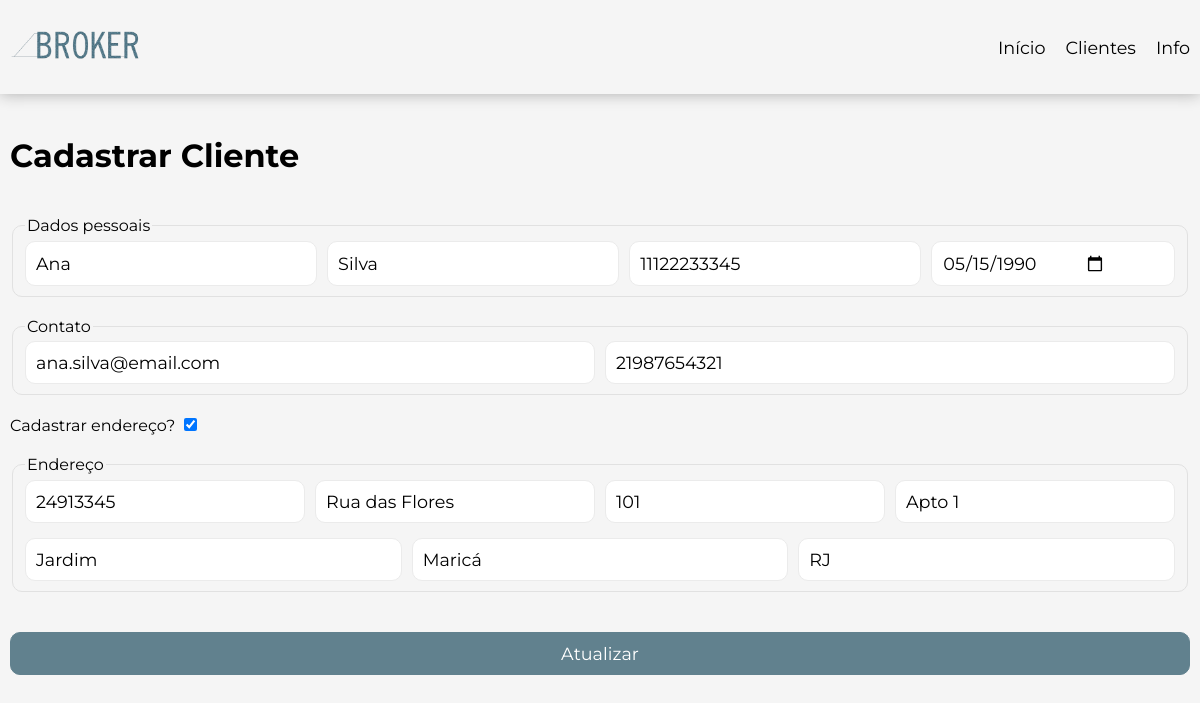
/clientes/detalhar?id=1, run on the app's committed database.
### tables this page shows
CREATE TABLE IF NOT EXISTS addresses (
    id INT AUTO_INCREMENT NOT NULL,
    id_customer INT NOT NULL,
    street VARCHAR(100) NOT NULL,
    number INT NOT NULL,
    complement VARCHAR(10),
    neighborhood VARCHAR(100) NOT NULL,
    city VARCHAR(100) NOT NULL,
    state CHAR(2) NOT NULL,
    cep VARCHAR(8) NOT NULL,
    active BOOLEAN NOT NULL DEFAULT TRUE,
    created_at TIMESTAMP NOT NULL,
    modified_at TIMESTAMP NULL,
    deleted_at TIMESTAMP NULL,
    PRIMARY KEY(id),
    
    FOREIGN KEY(id_customer) 
    REFERENCES customers(id)
    ON DELETE CASCADE
);

CREATE TABLE IF NOT EXISTS customers (
    id INT AUTO_INCREMENT NOT NULL,
    first_name VARCHAR(40) NOT NULL,
    last_name VARCHAR(40) NOT NULL,
    cpf VARCHAR(11) UNIQUE,
    birth_date DATE,
    cellphone VARCHAR(15),
    email varchar(254) UNIQUE,
    active BOOLEAN NOT NULL DEFAULT TRUE,
    created_at TIMESTAMP NOT NULL,
    modified_at TIMESTAMP NULL,
    deleted_at TIMESTAMP NULL,
    PRIMARY KEY(id)
);

### App/Controller/CustomerController.php (called while the page is built, shortened)
<?php
final class CustomerController {
    private readonly CustomerUsecase $usecase;
    public function __construct(CustomerUsecase $usecase) {
        $this->usecase = $usecase;
    }
    final public function detail(): void {
        if (isset($_GET['id'])) {
            $customer = $this->usecase->getById((int) $_GET['id']);
        }
        require_once VIEW . 'pages/create.php';
    }
}

### App/Usecase/CustomerUsecase.php (called while the page is built, shortened)
<?php
final class CustomerUsecase {
    private readonly CustomerRepository $customerRepo;
    public function __construct(CustomerRepository $customerRepo, AddressRepository $addressRepo) {
        $this->customerRepo = $customerRepo;
    }
    public function getById(int $id): ?CustomerDtoResponse {
        $result = $this->customerRepo->fetch($id);
        if (!empty($result)) {
            return $result;
        }
        return null;
    }
}

### App/Repository/CustomerRepository.php (called while the page is built, shortened)
<?php
class CustomerRepository {
    private readonly mysqli $db;
    public function __construct(mysqli $db) {
        $this->db = $db;
    }
    public function fetch(int $id): ?object {
        $query = "SELECT c.id, c.first_name, c.last_name, c.cpf, c.birth_date, c.cellphone, c.email, c.created_at AS c_created_at, c.modified_at AS c_modified_at, c.deleted_at AS c_deleted_at,
                a.id AS id_address, a.street, a.number, a.complement, a.neighborhood, a.city, a.state, a.cep, a.created_at AS a_created_at, a.modified_at AS a_modified_at, a.deleted_at AS a_deleted_at
                FROM customers c
                LEFT JOIN addresses a ON c.id = a.id_customer
                WHERE c.id = ? AND c.active = true;";
        $stmt = $this->db->prepare($query);
        $success = $stmt->bind_param("i", $id);
        $stmt->execute();
        $result = $stmt->get_result();
        $row = $result->fetch_assoc();
        $address = null;
        if ($row['street'] != null) {
            $address = new AddressDtoResponse($row['id_address'], $row['street'],$row['number'],
            $row['complement'],$row['neighborhood'],$row['city'], $row['cep'],
                $row['state'], null, $row['a_created_at'], $row['a_modified_at'], $row['a_deleted_at']);
        }
        $customer = new CustomerDtoResponse($row['id'], $row['first_name'], $row['last_name'], $row['cpf'], $row['birth_date'],
                $row['email'], $row['cellphone'], $address, $row['c_created_at'], $row['c_modified_at'], $row['c_deleted_at']);
        return $customer;
    }
}

### App/Dto/Response/CustomerDtoResponse.php (called while the page is built, shortened)
<?php
    final class CustomerDtoResponse {
        private ?int $id;
        private ?string $firstName;
        private ?string $lastName;
        private ?string $cpf;
        private ?string $birthDate;
        private ?string $email;
        private ?string $cellphone;
        private ?AddressDtoResponse $address;
        public function getId(): ?int {
            return $this->id;
        }
        public function getFirstName(): ?string {
            return $this->firstName;
        }
        public function getLastName(): ?string {
            return $this->lastName;
        }
        public function getCpf(): ?string {
            return $this->cpf;
        }
        public function getBirthDate(): ?string {
            return $this->birthDate;
        }
        public function getEmail(): ?string {
            return $this->email;
        }
        public function getCellphone(): ?string {
            return $this->cellphone;
        }
        public function getAddress(): ?AddressDtoResponse {
            return $this->address;
        }
        private function setId(?int $id): void {
            $this->id = $id;
        }
        public function setFirstName(?string $firstName): void {
            $this->firstName = $firstName;
        }
        public function setLastName(?string $lastName): void {
            $this->lastName = $lastName;
        }
        public function setCpf(?string $cpf): void {
            $this->cpf = $cpf;
        }
        public function setBirthDate(?string $birthDate): void {
            $this->birthDate = $birthDate;
        }
        public function setEmail(?string $email): void {
            if (!empty($email)) {
                if (filter_var($email, FILTER_VALIDATE_EMAIL)) {
                    $this->email = $email;
                    return;
                }
                throw new Exception("Email is not valid", 400);
            } else {
                $this->email = $email;
            }
        }
        public function setCellphone(?string $cellphone): void {
            $this->cellphone = $cellphone;
        }
        public function setAddress(?AddressDtoResponse $address): void {
            $this->address = $address;
        }
    }

### App/Dto/Response/AddressDtoResponse.php (called while the page is built, shortened)
<?php
final class AddressDtoResponse {
    private ?string $street;
    private ?int $number;
    private ?string $complement;
    private ?string $neighborhood;
    private ?string $city;
    private ?string $cep;
    private ?string $state;
    public function getStreet(): ?string {
        return $this->street;
    }
    public function getNumber(): ?int {
        return $this->number;
    }
    public function getComplement(): ?string {
        return $this->complement;
    }
    public function getNeighborhood(): ?string {
        return $this->neighborhood;
    }
    public function getCity(): ?string {
        return $this->city;
    }
    public function getCep(): ?string {
        return $this->cep;
    }
    public function getState(): ?string {
        return $this->state;
    }
    public function setStreet(?string $street): void {
        $this->street = $street;
    }
    public function setNumber(?int $number): void {
        $this->number = $number;
    }
    public function setComplement(?string $complement): void {
        $this->complement = $complement;
    }
    public function setNeighborhood(?string $neighborhood): void {
        $this->neighborhood = $neighborhood;
    }
    public function setCity(?string $city): void {
        $this->city = $city;
    }
    public function setCep(?string $cep): void {
        $this->cep = $cep;
    }
    public function setState(?string $state): void {
        $this->state = $state;
    }
}

### App/view/components/form.php (the view, shortened to what this page needs)
<div class="container">
    <h1>Cadastrar Cliente</h1>
    <form method="post" action="<?= $customer->getId() == '' ? "/clientes/cadastrar" : '/clientes/atualizar' ?>" id="form-register">
        <fieldset class="customer-data-forms">
            <legend>Dados pessoais</legend>
            <input type="text" placeholder="Nome do cliente" value="<?= $customer->getFirstName() ?? ""  ?>" name="first_name" id="first_name">
            <input type="text" placeholder="Sobrenome do cliente" value="<?= $customer->getLastName() ?? ""  ?>" name="last_name" id="last_name">
            <input type="text" placeholder="CPF do cliente" value="<?= $customer->getCpf() ?? ""  ?>" name="cpf" id="cpf">
            <input type="date" placeholder="Data de Nascimento" value="<?= $customer->getBirthDate() ?? "" ?>" name="birth_date" id="birth_date">
        </fieldset>
        <fieldset class="contact-form">
            <legend>Contato</legend>
            <input type="email" placeholder="Digite o seu melhor e-mail" value="<?= $customer->getEmail() ?? "" ?>" name="email" id="email">
            <input type="text" placeholder="Digite o seu número de celular" value="<?= $customer->getCellphone() ?? "" ?>" name="cellphone" id="cellphone">
        </fieldset>
        <label for="address">Cadastrar endereço?</label>
        <?php if ($customer->getAddress() != null): ?>
            <input type="checkbox" name="address" id="address" onchange="toogleAddressGroup()" checked>
        <?php else: ?>
            <input type="checkbox" name="address" id="address" onchange="toogleAddressGroup()">
        <?php endif ?>
        <div id="address-group" class="hide">
            <fieldset class="address-form">
                <legend>Endereço</legend>
                <?php if ($customer->getAddress() != null): ?>
                    <div class="group-form">
                        <input type="text" placeholder="Digite o CEP" oninput="fillAddressByCep(this)" value="<?= $customer->getAddress()->getCep() ?? "" ?>" name="cep" id="cep">
                        <input type="text" placeholder="Digite a rua" value="<?= $customer->getAddress()->getStreet() ?? "" ?>" name="street" id="street">
                        <input type="text" placeholder="Digite o número" value="<?= $customer->getAddress()->getNumber() ?? "" ?>" name="number" id="number">
                        <input type="text" placeholder="Digite o complemento" value="<?= $customer->getAddress()->getComplement() ?? "" ?>" name="complement" id="complement">
                    </div>
                    <div class="group-form">
                        <input type="text" placeholder="Digite o bairro" value="<?= $customer->getAddress()->getNeighborhood() ?? "" ?>" name="neighborhood" id="neighborhood">
                        <input type="text" placeholder="Digite a cidade" value="<?= $customer->getAddress()->getCity() ?? "" ?>" name="city" id="city">
                        <input type="text" placeholder="Digite o estado" value="<?= $customer->getAddress()->getState() ?? "" ?>" name="state" id="state">
                    </div>
                <?php endif ?>
            </fieldset>
        </div>
        <input type="submit" class="btn-submit" value="<?= $customer->getId() == '' ? 'Cadastrar' : 'Atualizar' ?>" style="margin-top: 20px;">
    </form>
</div>

### public/styles/main.css (style rules this page uses)
* { font-family: "Montserrat", sans-serif; box-sizing: border-box; }
body { margin: 0; padding: 0; background-color: var(--white-background); }
.container { display: flex; flex-direction: column; width: 100%; max-width: var(--default-width-screen); padding: 20px 10px; }
.btn-submit { width: 100%; padding: 10px 20px 10px 20px; background-color: var(--primary-color); border-radius: 10px; color: var(--white); border: 1px solid var(--primary-color); }

### public/styles/variables.css (style rules this page uses)
:root { --primary-color: #61818E; --secundary-color: rgb(252, 252, 252); --terciary-color: rgb(219, 216, 0); --dark: rgb(15, 15, 15); --white-background: rgb(245, 245, 245); --default-width-screen: 1300px; --white: white; --success: rgb(9, 146, 9); --error: rgb(206, 0, 0); }

### public/styles/form.css (style rules this page uses)
input[type="text"], input[type="date"], input[type="email"] { font-size: 1.1rem; padding: 10px 10px; border-radius: 10px; outline: none; border: 1px solid rgb(235, 235, 235); display: flex; flex-grow: 1; }
fieldset { display: flex; gap: 10px; flex-grow: 1; margin-top: 20px; margin-bottom: 20px; border-radius: 10px; border: 1px solid rgb(225, 225, 225); flex-wrap: wrap; }
.address-form { flex-direction: column; gap: 15px; }
.btn-submit { width: 100%; padding: 10px 20px 10px 20px; background-color: var(--primary-color); border-radius: 10px; color: var(--white); border: 1px solid var(--primary-color); cursor: pointer; font-size: 1.1rem; }
.group-form { display: flex; gap: 10px; flex-grow: 1; flex-wrap: wrap; }

### data on the page
addresses: first_name "Ana", last_name "Silva", cpf "11122233345", birth_date "05/15/1990", email "ana.silva@email.com", cellphone "21987654321", cep "24913345", street "Rua das Flores", number "101", complement "Apto 1", neighborhood "Jardim", city "Maricá", state "RJ"
customers: id "Atualizar"
